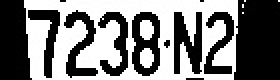
#> input picture License_plate_recognition/7238N2.jpg, 140 x 40 px (shown 2 times larger)
$ python cropNum.py
#> lines starting #> are read from the running program, lines starting #| are printed output that depends on the picture; after the words box and inside, x2 and y2 are one past the last pixel; in counts of white or black regions, pixels touching at a corner belong together
# -*- coding: utf-8 -*-
"""
Created on Sun Mar 14 17:25:55 2021

@author: 安ㄢ
"""

def emptydir(dirname):
    if os.path.isdir(dirname):
        shutil.rmtree(dirname)
        sleep(2)
    os.mkdir(dirname)

import cv2
import shutil,os
from time import sleep

emptydir('cropMono')
image = cv2.imread('7238N2.jpg')
#> image is the input picture: shape (40, 140, 3); min 0, max 255, mean 124
gray = cv2.cvtColor(image, cv2.COLOR_BGR2GRAY)
_,thresh = cv2.threshold(gray,127,255,cv2.THRESH_BINARY_INV)
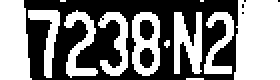
#> thresh: shape (40, 140) (shown 2 times larger); 51.3% white; 7 black regions (4 under 20 px)
contours1 = cv2.findContours(thresh.copy(),cv2.RETR_EXTERNAL,cv2.CHAIN_APPROX_SIMPLE)
#> contours1 = 12 contours, 4 with area under 20; largest, box (x1, y1, x2, y2) and area: (117, 0, 140, 40) 806, (0, 0, 16, 40) 498, (66, 6, 80, 38) 355, (87, 6, 101, 37) 218, (32, 5, 49, 39) 186, (49, 6, 64, 38) 168, (102, 6, 117, 37) 158, (14, 5, 30, 39) 156
contours = contours1[0]
#> contours has the same summary as contours1
letter_image_regions =[]
for contour in contours:
    (x,y,w,h) = cv2.boundingRect(contour)
    letter_image_regions.append((x,y,w,h))
#> this loop made 12 passes
#> (x, y, w, h) on passes 2, 3, 4, 5, 6, 7, 8, 9, 12: (82, 20, 3, 4), (102, 6, 15, 31), (87, 6, 14, 31), (66, 6, 14, 32), (49, 6, 15, 32), (32, 5, 17, 34), (14, 5, 16, 34), (117, 0, 23, 40), (0, 0, 16, 40)
#> (contour, x, y, w, h) on passes 1, 10, 11: ([[93, 39], [101, 39]], 93, 39, 9, 1), ([[100, 0], [101, 0]], 100, 0, 2, 1), ([[30, 0], [32, 0]], 30, 0, 3, 1)
#> after the loop, letter_image_regions = [(93, 39, 9, 1), (82, 20, 3, 4), (102, 6, 15, 31), (87, 6, 14, 31), (66, 6, 14, 32), (49, 6, 15, 32), (32, 5, 17, 34), (14, 5, 16, 34), (117, 0, 23, 40), (100, 0, 2, 1), (30, 0, 3, 1), (0, 0, 16, 40)]
letter_image_regions = sorted(letter_image_regions,key = lambda x: x[0])
#> letter_image_regions = [(0, 0, 16, 40), (14, 5, 16, 34), (30, 0, 3, 1), (32, 5, 17, 34), (49, 6, 15, 32), (66, 6, 14, 32), (82, 20, 3, 4), (87, 6, 14, 31), (93, 39, 9, 1), (100, 0, 2, 1), (102, 6, 15, 31), (117, 0, 23, 40)]
print(letter_image_regions)
#| [(0, 0, 16, 40), (14, 5, 16, 34), (30, 0, 3, 1), (32, 5, 17, 34), (49, 6, 15, 32), (66, 6, 14, 32), (82, 20, 3, 4), (87, 6, 14, 31), (93, 39, 9, 1), (100, 0, 2, 1), (102, 6, 15, 31), (117, 0, 23, 40)]

i=1
for letter_bounding_box in letter_image_regions:
    x,y,w,h =letter_bounding_box
    print(x,y,w,h)
    if w>=5 and h>28 and h<40:
        letter_image = gray[y:y+h,x:x+w]
        letter_image = cv2.resize(letter_image,(18,38))
        cv2.imwrite('cropMono/{}.jpg'.format(i),letter_image)
        i+=1
#> this loop made 12 passes
#| 0 0 16 40
#| 14 5 16 34
#| 30 0 3 1
#| 32 5 17 34
#| 49 6 15 32
#| 66 6 14 32
#| 82 20 3 4
#| 87 6 14 31
#> (further printed lines are left out)
#> after the loop, i = 7
